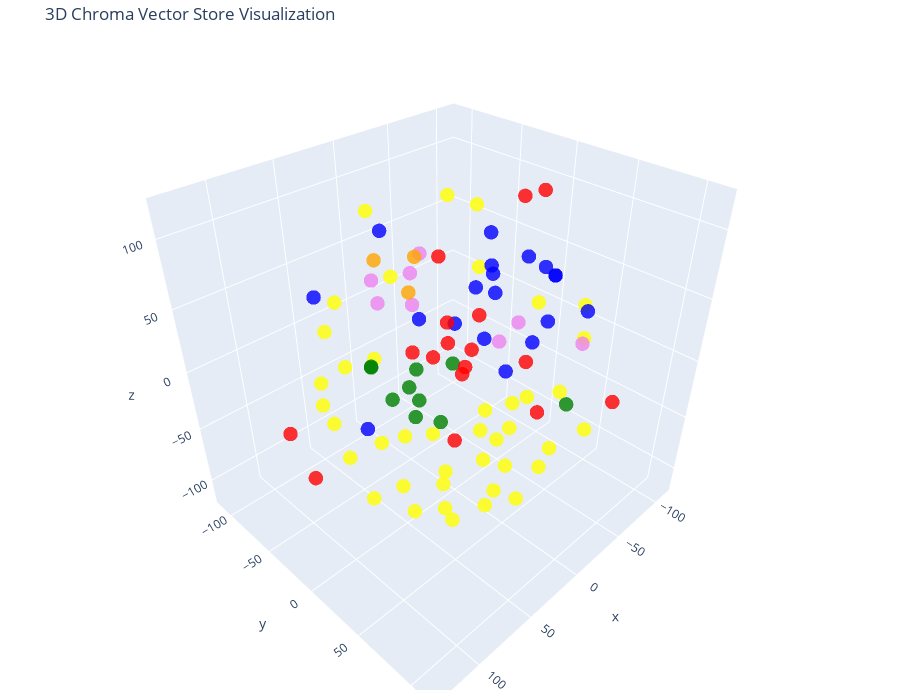

Notebook code cell kept with this figure:
### Code cell
# Let's try 3D!

tsne = TSNE(n_components=3, random_state=42)
reduced_vectors = tsne.fit_transform(vectors)

# Create the 3D scatter plot
fig = go.Figure(data=[go.Scatter3d(
    x=reduced_vectors[:, 0],
    y=reduced_vectors[:, 1],
    z=reduced_vectors[:, 2],
    mode='markers',
    marker=dict(size=5, color=colors, opacity=0.8),
    text=[f"Type: {t}<br>Text: {d[:100]}..." for t, d in zip(doc_types, documents)],
    hoverinfo='text'
)])

fig.update_layout(
    title='3D Chroma Vector Store Visualization',
    scene=dict(xaxis_title='x', yaxis_title='y', zaxis_title='z'),
    width=900,
    height=700,
    margin=dict(r=20, b=10, l=10, t=40)
)

fig.show()

### Figure 1 — Plotly figure (JSON) as saved in the notebook; plotly's stock layout.template omitted (floating-point values rounded to 4 significant figures)
{"data": [{"hoverinfo": "text", "marker": {"color": ["yellow", "yellow", "yellow", "yellow", "yellow", "yellow", "yellow", "yellow", "yellow", "yellow", "yellow", "yellow", "yellow", "yellow", "yellow", "yellow", "yellow", "yellow", "yellow", "yellow", "yellow", "yellow", "yellow", "yellow", "yellow", "yellow", "yellow", "yellow", "yellow", "yellow", "yellow", "yellow", "yellow", "yellow", "yellow", "yellow", "yellow", "yellow", "yellow", "yellow", "yellow", "blue", "blue", "blue", "blue", "blue", "blue", "blue", "blue", "blue", "blue", "blue", "blue", "blue", "blue", "blue", "blue", "blue", "blue", "blue", "green", "green", "green", "green", "green", "green", "green", "green", "green", "green", "red", "red", "red", "red", "red", "red", "red", "red", "red", "red", "red", "red", "red", "red", "red", "red", "red", "violet", "violet", "violet", "violet", "violet", "violet", "violet", "violet", "orange", "orange", "orange"], "opacity": 0.8, "size": 5}, "mode": "markers", "text": ["Type: Resume<br>Text: Surya Narayanan Srinivasan\n\nSoftware Developer | Data Analytics Specialist\nsuryan0800@gmail.com | +9...", "Type: Resume<br>Text: Skills\n\nProgramming: Java, Python, TypeScript, SQL\n\nWeb & Backend: Spring Boot, Spring Batch, Node.j...", "Type: Resume<br>Text: Designed and deployed RESTful microservices using Spring Boot, incorporating an event-driven archite...", "Type: Resume<br>Text: Contributed to relational database design, improving schema performance.\n\nDeveloped web scraping too...", "Type: Resume<br>Text: Estimated task timelines and performed effective task decomposition and workload estimation to impro...", "Type: Resume<br>Text: Secured web applications using Spring Security and JWT authentication.\n\nMigrated legacy platforms to...", "Type: Resume<br>Text: Reduced ServiceNow tickets by generating FAQs using WatsonX Granite Generative AI Model by 70%.\n\nPOC...", "Type: Resume<br>Text: Gained hands-on experience with MongoDB, Apache Kafka, and Apache Spark through practical projects i...", "Type: Resume<br>Text: Surya Narayanan Srinivasan\n\nSoftware Developer | Data Analytics Specialist suryan0800@gmail.com | +9...", "Type: Resume<br>Text: Skills\n\nProgramming: Java, Python, TypeScript, SQL ● Web & Backend: Spring Boot, Spring Batch, Node....", "Type: Resume<br>Text: Designed and deployed RESTful microservices using Spring Boot, incorporating an event-driven\n\narchit...", "Type: Resume<br>Text: Built UI dashboards for HR tracking using Angular and Carbon Design System. ● Automated deployments ...", "Type: Resume<br>Text: quality.\n\nSet up observability tools using LogDNA and Slack alerts to monitor system performance and...", "Type: Resume<br>Text: Researched and applied best-fit technologies, recommending process improvements and\n\nenhancements.\n\n...", "Type: Resume<br>Text: Achievements\n\n● Defensive Publication Award – INR 12K for Intelligent Employee Promotion Advisor Sys...", "Type: Resume<br>Text: AI and refined prompts.\n\nCloud Cost Optimizer – Built with Golang, PromQL, Tekton Pipelines, Terrafo...", "Type: Resume<br>Text: RDDs, DataFrames, and Spark SQL.\n\nCompleted an Apache Kafka course on Udemy — covered core concepts,...", "Type: Resume<br>Text: Developer Profession\n\nSurya Narayanan S | Surya.Narayanan.S@ibm.com | 0027BY744\n\nEvidences: OneDrive...", "Type: Resume<br>Text: Managers, who wants to keep track of DRs of their work from home requests.\n\nDepartment Head and Sect...", "Type: Resume<br>Text: The tool supports IBM's Hybrid Work strategy by facilitating employees to accountably obtain approva...", "Type: Resume<br>Text: Solution: Had calls with the business team every week and demonstrated the tool UI as I develop, got...", "Type: Resume<br>Text: Problem: During the requirement collection calls with the business team, I understood that the work ...", "Type: Resume<br>Text: Problem: the approval workflow is quite complex for the end users to understand. Employees are confu...", "Type: Resume<br>Text: Problem: It came as an User Issue Ticket saying that my People Manager got changed after raising a w...", "Type: Resume<br>Text: Problem: As the tool continues to operate, the accumulation of in-progress stale requests increases ...", "Type: Resume<br>Text: Created a reusable Typeahead search and Data Table component using the Carbon Design System integrat...", "Type: Resume<br>Text: Problem: Since the Cirrus Hybrid Cloud Platform was new and a stable CI/CD system was not yet availa...", "Type: Resume<br>Text: Problem: The team began receiving numerous repetitive user tickets in ServiceNow, primarily seeking ...", "Type: Resume<br>Text: Impact: Enabled employees to use the tool efficiently and confidently.\n\nDemo Box Link.\n\nClaim Proces...", "Type: Resume<br>Text: The primary beneficiaries of this tool are: \n\nEmployees, who need to accurately record their working...", "Type: Resume<br>Text: Developed Python based ETL Jobs that extract, transform and loads 3-7 million records weekly. Proble...", "Type: Resume<br>Text: Moved 17 Python Scripts from Server to Github and Cirrus CICD Platform. Change Management and Versio...", "Type: Resume<br>Text: Impact: Reduction in the number of lines of code due to function reuse, the removal of hardcoded sys...", "Type: Resume<br>Text: Impact: Enhances change request tracking, enables version reversion, and simplifies code change prom...", "Type: Resume<br>Text: Impact: This method guarantees proper dependency management and facilitates timely vulnerability det...", "Type: Resume<br>Text: Responsibility To Others:\n\nStretch Project:\n\nUninstaller Tool:\n\nTeam: IIT\n\nMentor: Dibyendu Chandra,...", "Type: Resume<br>Text: Cloud InfraCost Optimizer:\n\nBusiness Unit: Infrastructure\n\nDepartment Code: B8Q\n\nMentor: Albee Johne...", "Type: Resume<br>Text: Impact: This tool enables IBM Cloud clients to efficiently utilize cloud resources, thereby reducing...", "Type: Resume<br>Text: Impact: The implementation of this system would help managers make more informed and unbiased promot...", "Type: Resume<br>Text: The objective is to forecast quarterly sales targets for each seller by examining historical target ...", "Type: Resume<br>Text: Participated, Presented and Won in CIO Hackathons. Box Link.\n\nPresented Tool Demo and Enablement Ses...", "Type: Education<br>Text: Birla Institute of Technology & Science, Pilani Pilani | Dubai | Goa| Hyderabad\n\nPROVISIONAL CERTIFI...", "Type: Education<br>Text: FIRST SEMESTER 2023-2024\n\nSS SS\n\nSS SS\n\nZC416 ZC425 ZC447 ZG653\n\nMATH FOUNDATIONS FOR DATA SCI DATA ...", "Type: Education<br>Text: REGISTRÀR\n\n(Continued)\n\ninnovate\n\nachieve\n\nlead\n\nECHNE\n\nBirla Institute of Technology & Science, Pil...", "Type: Education<br>Text: Subject Exam Type Max Marks Obtain Marks Subject Exam Type Max Marks Obtain Marks Overall Grade DATA...", "Type: Education<br>Text: Subject Exam Type Max Marks Obtain Marks Subject Exam Type Max Marks Obtain Marks Overall Grade DATA...", "Type: Education<br>Text: Subject Exam Type Max Marks Obtain Marks Subject Exam Type Max Marks Obtain Marks Overall Grade DEEP...", "Type: Education<br>Text: Course Description Units Specialization Exam dates SS ZG529 DEEP LEARNING 4 Data Analytics 2024-03-1...", "Type: Education<br>Text: Course Description Term Grade Units Specialization SS ZC416 MATH FOUNDATIONS FOR DATA SCI First Seme...", "Type: Education<br>Text: Subject Exam Type Max Marks Obtain Marks Subject Exam Type Max Marks Obtain Marks Overall Grade DATA...", "Type: Education<br>Text: Subject Exam Type Max Marks Obtain Marks Subject Exam Type Max Marks Obtain Marks Overall Grade DATA...", "Type: Education<br>Text: ID Course Name Course Units Exam Date FN/AN No of people registered till now SS ZC416 MATH FOUNDATIO...", "Type: Education<br>Text: Subject Exam Type Max Marks Obtain Marks Subject Exam Type Max Marks Obtain Marks Overall Grade DATA...", "Type: Education<br>Text: ID Course Name Course Units Exam Date FN/AN No of people registered till now SS ZC416 MATH FOUNDATIO...", "Type: Education<br>Text: Subject Exam Type Max Marks Obtain Marks Subject Exam Type Max Marks Obtain Marks Overall Grade DATA...", "Type: Education<br>Text: Subject Exam Type Max Marks Obtain Marks Subject Exam Type Max Marks Obtain Marks Overall Grade DATA...", "Type: Education<br>Text: Subject Exam Type Max Marks Obtain Marks Subject Exam Type Max Marks Obtain Marks Overall Grade DEEP...", "Type: Education<br>Text: Subject Exam Type Mark Range Obtain Marks DISSERTATION Abstract Poor/Fair/Good/Excellent Fair DISSER...", "Type: Education<br>Text: Class Description Units Grading Grade Grade Points Semester SS ZG518 DATABASE DESIGN & APPLICATIONS ...", "Type: Education<br>Text: Semester SGPA CGPA Grade Point Units Semester 1 7.5 7.5 150 20 Semester 2 9.19 8.25 147 16 Semester ...", "Type: Jira<br>Text: ©) https://github.ibm.com/Code-Your-Skills/shift-left-cloud-cost-optimization/issues?q=assignee%3ASu...", "Type: Jira<br>Text: © Code-Your-Skills / shift-left-cloud-cost-optimization\n\nQ Type (/) to search\n\n<> Code ©) Issues 347...", "Type: Jira<br>Text: #42 by apasrini was closed on May 15, 2023\n\n+\n\n+\n\n©\n\n1%\n\nB &...", "Type: Jira<br>Text: Jira@IBM\n\nDisplaying 133 issues at 14/Mar/25 8:10 PM....", "Type: Jira<br>Text: Project Key Summary Issue Type Status Priority Resolution Assignee Created Updated Resolved Time Spe...", "Type: Jira<br>Text: Generated at Fri Mar 14 09:40:42 CDT 2025 by Surya Narayanan Srinivasan using Jira 9.12.18#9120018-s...", "Type: Jira<br>Text: Jira@IBM\n\nDisplaying 42 issues at 16/Mar/25 10:54 PM....", "Type: Jira<br>Text: Project Key Summary Issue Type Status Priority Resolution Assignee Reporter Creator Created Last Vie...", "Type: Jira<br>Text: Generated at Sun Mar 16 12:24:08 CDT 2025 by Surya Narayanan Srinivasan using Jira 9.12.19#9120019-s...", "Type: Jira<br>Text: ID State Title Labels Assignee Date 66 CLOSED Work on plan module - VPC Cluster Task Surya-Narayanan...", "Type: Stats and Diagrams<br>Text: Candidate Analysis\n\nDemand Criteria\n\nEg. Position: Promotion to People Manager role Band 8\n\nEg. Crit...", "Type: Stats and Diagrams<br>Text: Mapping Criteria with Candidate's performance 1. Leadership - 2 times\n\n2. People - 1 times\n\n3. Manag...", "Type: Stats and Diagrams<br>Text: Day-to-day Work\n\nProject Contributions\n\nWrites reflection\n\nReflection & Feedback\n\nCollaborates\n\nReco...", "Type: Stats and Diagrams<br>Text: ule\n\n=> Se) IBM In Office Presence Exempt & Location Transfer\n\n4 Welcome, Bansal, Ajay Es\n\nHome\n\nI0P...", "Type: Stats and Diagrams<br>Text: Exempt Approval Note: Medical issues for Self Reason: « Maximum Request Duration - 60 days « Maximum...", "Type: Stats and Diagrams<br>Text: ML end\n\nLimit: 00\n\nApprover\n\nFFA 61-365 days\n\n{ People Manager Approver\n\n{ Project Department Head A...", "Type: Stats and Diagrams<br>Text: Service Now Month wise ticket history\n\nColumn Labels |- t Count of Number Row Labels [y] 05-2024 06-...", "Type: Stats and Diagrams<br>Text: I\n\nA\n\nEmployee Count YEAR QUARTER CATEGORY Cross Quarter Adjustments ‘Awaiting Claim Code Missing/De...", "Type: Stats and Diagrams<br>Text: 56829\n\n11025 57660 57009 55818 50656 552858 3.45%\n\nQ\n\n1.84%\n\n0.51%\n\nR\n\n2024 a3\n\n0.35%\n\n1.10%\n\n0.47%\n...", "Type: Stats and Diagrams<br>Text: 2024 a3\n\na4\n\n25\n\n3.NA\n\n74\n\n24\n\n214\n\n162\n\n49\n\n9.NA\n\n356\n\n197\n\nAl\n\nA\n\nAK\n\nAL\n\nEMP_LOGGEDIN\n\n2025 | Ove...", "Type: Stats and Diagrams<br>Text: 0.08%\n\n6738\n\n3809\n\n7879 «= 5952, 7079. ~——-2249 NA\n\n20019 23035 =—:12533,\n\n6324. 6723.25\n\n90\n\n4379-3...", "Type: Stats and Diagrams<br>Text: 71\n\n38\n\n20\n\n50.5 21.73% 21.07% 12.58% 8.06% 16.52%\n\n3714\n\n676 NA\n\n2013 43.29% 52.47% 30.06% NA\n\n45.9...", "Type: Stats and Diagrams<br>Text: a2\n\nSUBMITTED_CLOSED_JUSTIFICATION 2025 | Overall Qa\n\n2024 a3\n\na4\n\nsum\n\na2\n\n% SUBMITTED_CLOSED_YN 20...", "Type: Stats and Diagrams<br>Text: Manager Count IDENTIFIED NOTIFIED AVERAGE, AVAILABLE FTE MGR %_NOTIFIED CLOSED_JUSTIFICATION. %_CLOS...", "Type: Stats and Diagrams<br>Text: 291\n\n258.333\n\n5597,\n\n1972225 5597,\n\n1442.75. 5597,\n\n130.333\n\n5597,\n\n21152425 5597\n\n5466 ~—5298 NA 54...", "Type: Stats and Diagrams<br>Text: IBM Cloud Pak for Data\n\n1\n\na 2132018 - CIO Public III v Dallas\n\nProjects / GreenScreen_AI_Module_Pro...", "Type: Stats and Diagrams<br>Text: Program Date v|Nominated By v|Status |v |Award v|Total BluePoints Earned: 6518 y|Total Cash Award Ea...", "Type: Awards<br>Text: Surya Narayanan Srinivasan\n\nBluePoints Award\n\nOctober 22, 2024 - From Mrinal Gautam\n\nDear Surya, tha...", "Type: Awards<br>Text: Surya Narayanan Srinivasan\n\nBluePoints Award\n\nNovember 16, 2023 - From Mrinal Gautam\n\nThank you for ...", "Type: Awards<br>Text: Program Date Nominated By Status Award Total BluePoints Earned: 6368 Total Cash Award Earned in USD:...", "Type: Awards<br>Text: Month month no January 1 February 2 March 3 April 4 May 5 June 6 July 7 August 8 September 9 October...", "Type: Awards<br>Text: Surya Narayanan Srinivasan\n\nBluePoints Award\n\nJanuary 07, 2022 - From Karups Thangaraj\n\nCIO India - ...", "Type: Awards<br>Text: Surya Narayanan Srinivasan\n\nBluePoints Award\n\nDecember 20, 2023 - From Karups Thangaraj\n\nDear all, C...", "Type: Awards<br>Text: Surya Narayanan Srinivasan\n\nBluePoints Award\n\nNovember 06, 2023 - From Supriya Devidutta\n\nOn Behalf ...", "Type: Awards<br>Text: Surya Narayanan Srinivasan\n\nBluePoints Award\n\nJune 26, 2023 - From Karups Thangaraj\n\nDear Folks, Con...", "Type: Eminence<br>Text: Surya Narayanan Srinivasan\n\nAppreciation with Cash – 2021\n\nSeptember 20, 2021 - From Nithin Pai\n\nHR ...", "Type: Eminence<br>Text: Surya Narayanan Srinivasan\n\nAppreciation with Cash – 2021\n\nNovember 28, 2021 - From Nithin Pai\n\nGrea...", "Type: Eminence<br>Text: Surya Narayanan Srinivasan\n\nCash Award\n\nJanuary 26, 2022 - From NITHIN PAI\n\nIn recognition of your c..."], "type": "scatter3d", "x": [-101.4, -52.52, 28.18, 15.5, -1.277, -9.061, 71.36, -54.15, -105.7, 67.15, -1.798, 8.833, 52.6, 74.59, 59.09, 22.31, -78.18, 90.05, 73.49, 77.9, 55.53, 17.83, 42.96, -8.348, 40.52, 25.22, 60.37, 91.87, 31.55, 57.13, -4.201, 49.4, -111.3, 32.78, 91.14, -99.58, 84.14, 43.09, -34.7, 4.215, -14.29, -3.173, -23.49, 20.63, -53.51, 35.36, -24.68, -25.88, -8.514, -85.26, -62.89, -23.06, -73.22, 25.63, -75.28, -62.89, 29.3, 10.0, -40.78, 8.358, -41.52, 54.59, -67.49, -18.59, 50.2, 27.2, -20.88, 38.94, 13.99, 69.78, -105.8, 132.0, 58.1, 111.6, -89.96, -63.53, -33.35, -6.415, -51.46, -31.77, 37.16, -32.92, -37.32, -11.8, 54.32, 37.64, -3.535, -17.83, 0.7304, -65.23, -73.86, 18.92, -2.55, -24.86, -56.82, -46.05, -54.39, -20.43], "y": [35.95, 8.674, 82.9, 42.24, 84.47, 16.68, 91.21, 22.56, 30.9, -43.3, -92.21, 47.76, -4.392, 70.45, -69.3, 70.38, 35.09, -34.91, -48.13, -26.76, 2.98, 5.335, 0.291, 32.78, 29.87, 53.81, 12.31, 15.03, -86.9, -83.19, 12.33, 39.13, -16.59, 10.19, 25.69, -71.02, 14.73, 84.35, -43.21, 112.5, 68.07, -4.516, 13.16, -14.55, -17.22, -112.8, 46.27, 51.4, 69.21, -9.229, 32.37, 26.19, -32.72, -44.96, -37.98, 32.37, -67.22, 34.51, 75.78, 24.6, 66.89, 18.71, -68.9, -58.84, -31.48, -37.9, -36.53, -6.012, -27.82, -6.814, -20.97, 11.36, 55.78, -44.71, -2.227, 1.373, 107.0, -29.54, -58.91, -14.63, 54.16, -25.01, -45.85, -57.85, 59.96, 101.1, -20.46, -54.25, -81.31, 58.69, -24.11, -64.66, -46.56, -72.57, 7.742, -98.6, -99.64, -108.9], "z": [-11.31, -86.35, -54.89, -11.11, -28.56, -58.18, 12.07, -48.71, 13.61, 57.25, 82.66, -37.29, 85.4, -49.42, 19.39, 14.16, -49.97, -8.573, -41.72, -57.44, -79.67, -101.7, -116.0, -107.5, -93.15, -83.99, -24.75, -57.65, -33.14, -33.13, 119.3, -45.7, -6.249, -40.43, -3.382, 9.381, 50.49, -15.26, 99.42, 7.266, -64.27, 27.41, 50.43, 37.04, 48.28, 19.16, 25.81, 83.47, 59.44, 46.65, 55.77, -7.263, 27.97, 92.59, 59.65, 55.77, -83.95, 39.34, 55.57, 72.02, -24.16, 29.95, -69.98, -77.18, 4.616, -39.82, -88.12, -5.361, -57.99, 26.19, -63.54, -15.07, -3.209, -26.24, 98.85, 103.6, 4.563, -14.42, -36.94, -12.7, 77.21, -40.94, -5.314, -26.45, 52.4, 32.99, 72.5, 57.27, 12.75, 11.44, -29.62, 45.8, 24.74, 31.77, 9.986, -4.012, 24.64, 30.64]}], "layout": {"height": 700, "margin": {"b": 10, "l": 10, "r": 20, "t": 40}, "scene": {"xaxis": {"title": {"text": "x"}}, "yaxis": {"title": {"text": "y"}}, "zaxis": {"title": {"text": "z"}}}, "title": {"text": "3D Chroma Vector Store Visualization"}, "width": 900}}
